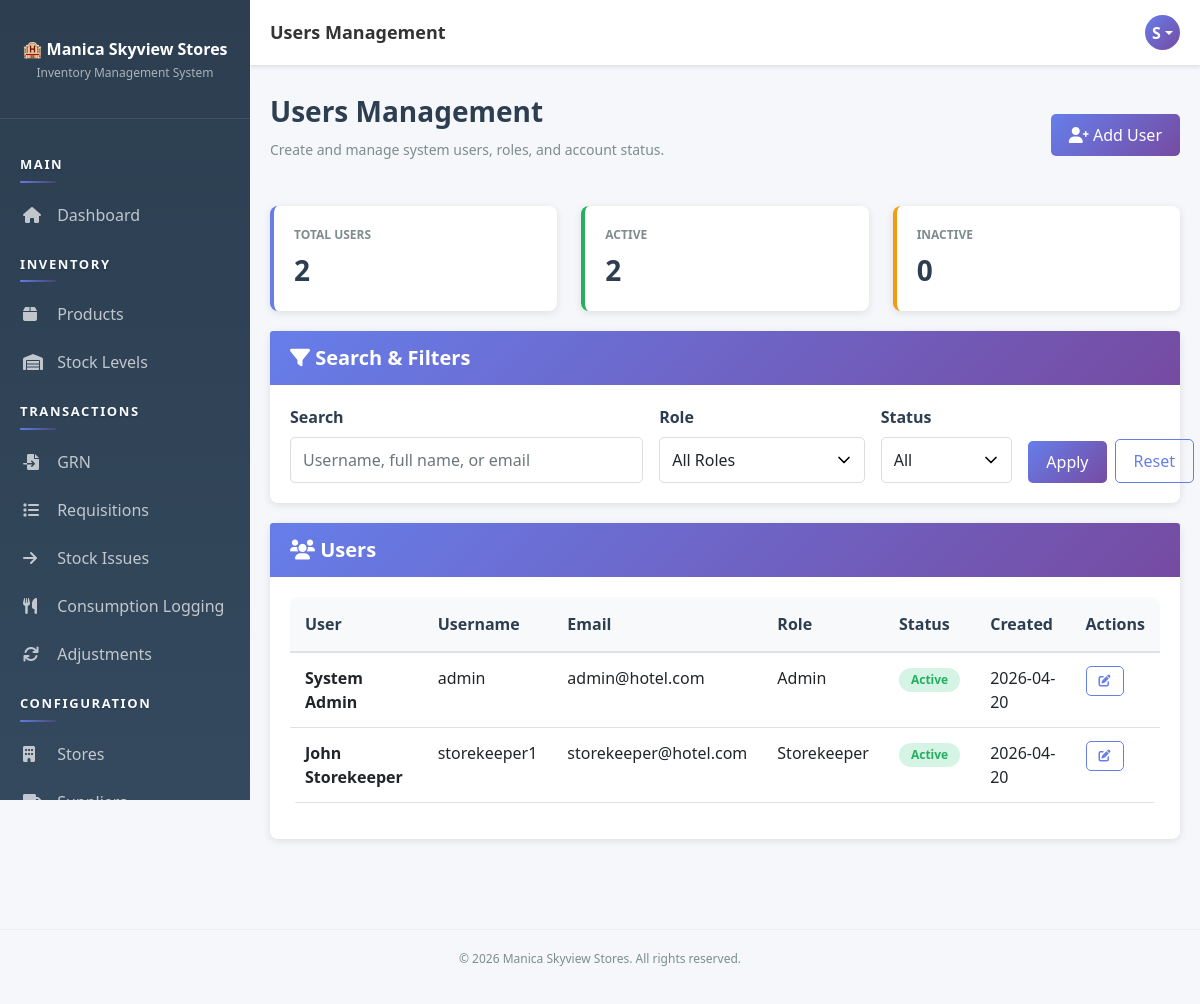
Before: /pages/users/index.php (signed in) with the older database file.
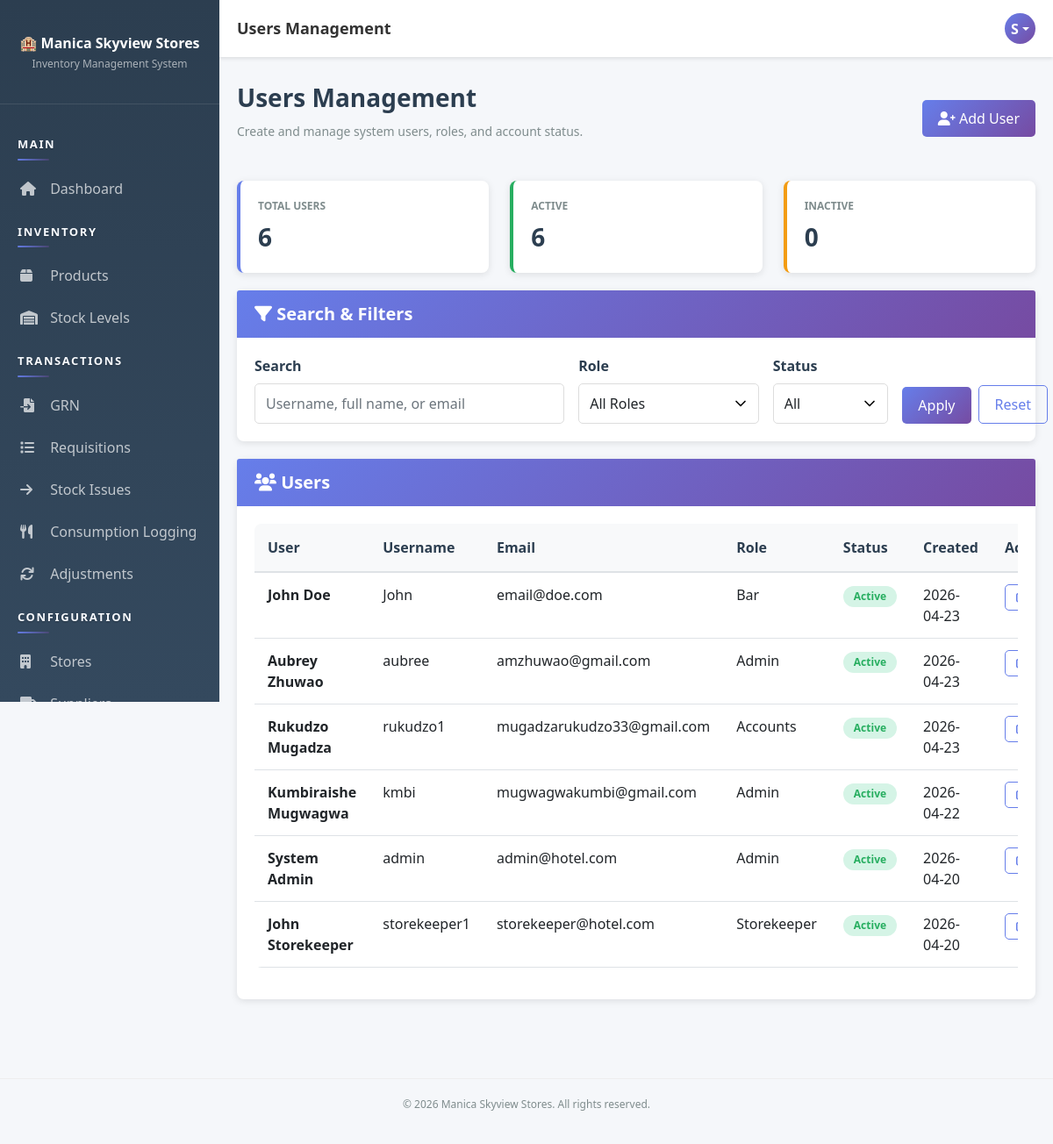
After: the same page with the newer database file.
### tables this page shows
CREATE TABLE `users` (
  `user_id` int(11) NOT NULL AUTO_INCREMENT,
  `username` varchar(50) NOT NULL,
  `email` varchar(100) NOT NULL,
  `password` varchar(255) NOT NULL,
  `full_name` varchar(100) NOT NULL,
  `role_id` int(11) NOT NULL,
  `status` enum('active','inactive') DEFAULT 'active',
  `created_at` timestamp NOT NULL DEFAULT current_timestamp(),
  `updated_at` timestamp NOT NULL DEFAULT current_timestamp() ON UPDATE current_timestamp(),
  PRIMARY KEY (`user_id`),
  UNIQUE KEY `username` (`username`),
  UNIQUE KEY `email` (`email`),
  KEY `role_id` (`role_id`),
  CONSTRAINT `users_ibfk_1` FOREIGN KEY (`role_id`) REFERENCES `roles` (`role_id`)
);

CREATE TABLE `roles` (
  `role_id` int(11) NOT NULL AUTO_INCREMENT,
  `role_name` varchar(50) NOT NULL,
  `description` text DEFAULT NULL,
  `created_at` timestamp NOT NULL DEFAULT current_timestamp(),
  PRIMARY KEY (`role_id`),
  UNIQUE KEY `role_name` (`role_name`)
);

### app/bootstrap.php (called while the page is built, shortened)
<?php
function autoload($class) {
    $paths = [
        __DIR__ . '/helpers/' . $class . '.php',
        __DIR__ . '/models/' . $class . '.php',
        __DIR__ . '/controllers/' . $class . '.php'
    ];
    foreach ($paths as $path) {
        if (file_exists($path)) {
            return;
        }
    }
}
function isAuthenticated() {
    $auth = new Auth();
    return $auth->isLoggedIn() && $auth->checkSessionTimeout();
}
function getCurrentUser() {
    if (isAuthenticated()) {
        $db = Database::getInstance()->getConnection();
        $userId = $_SESSION['user_id'];
        $sql = "SELECT u.*, r.role_name FROM users u
                JOIN roles r ON u.role_id = r.role_id
                WHERE u.user_id = ?";
        $stmt = $db->prepare($sql);
        $stmt->bind_param('i', $userId);
        $stmt->execute();
        return $stmt->get_result()->fetch_assoc();
    }
    return null;
}
function formatDate($date, $format = 'Y-m-d H:i:s') {
    return date($format, strtotime($date));
}
function getDefaultRolePermissions() {
    return [
        'Admin' => ['*'],
        'Storekeeper' => [
            'dashboard.view', 'products.*', 'stores.view', 'stores.create', 'stores.edit', 'departments.view', 'departments.create', 'departments.edit', 'categories.view', 'categories.create', 'categories.edit', 'suppliers.*', 'stock.view',
            'grn.*', 'requisition.view', 'requisition.create',
            'stock-issues.*', 'adjustments.view', 'adjustments.create', 'reports.view'
        ],
        'Manager' => [
            'dashboard.view', 'stores.view', 'stores.create', 'stores.edit', 'departments.view', 'departments.create', 'departments.edit', 'categories.view', 'categories.create', 'categories.edit', 'stock.view', 'grn.view', 'grn.verify',
            'requisition.view', 'requisition.approve', 'requisition.reject',
            'stock-issues.view', 'stock-issues.create', 'adjustments.view', 'adjustments.create', 'adjustments.approve', 'reports.view', 'audit.view', 'settings.view'
        ],
        'Accounts' => ['dashboard.view', 'stores.view', 'departments.view', 'categories.view', 'stock.view', 'adjustments.view', 'reports.view'],
        'Kitchen' => ['dashboard.view', 'stock.view', 'requisition.view', 'requisition.create'],
        'Bar' => ['dashboard.view', 'stock.view', 'requisition.view', 'requisition.create'],
        'Housekeeping' => ['dashboard.view', 'stock.view', 'requisition.view', 'requisition.create'],
        'Maintenance' => ['dashboard.view', 'stock.view', 'requisition.view', 'requisition.create']
    ];
}
function getRolePermissionOverrides() {
    $overrides = [];
    try {
        $db = Database::getInstance()->getConnection();
        $result = $db->query("SELECT role_name, permission, is_allowed FROM role_permission_overrides");
    } catch (Throwable $e) {
        if (APP_DEBUG) {
            error_log('Permission override read warning: ' . $e->getMessage());
        }
    }
    return $overrides;
}
function getRolePermissions() {
    $defaults = getDefaultRolePermissions();
    $overrides = getRolePermissionOverrides();
    foreach ($defaults as $role => $permissions) {
        $allow = $overrides[$role]['allow'] ?? [];
        $effective = array_values(array_unique(array_merge($permissions, $allow)));
        $defaults[$role] = $effective;
    }
    return $defaults;
}
function can($permission) {
    $user = getCurrentUser();
    $role = $user['role_name'] ?? '';
    $overrides = getRolePermissionOverrides();
    $denied = $overrides[$role]['deny'] ?? [];
    $parts = explode('.', $permission, 2);
    if (count($parts) === 2) {
        $moduleWildcard = $parts[0] . '.*';
    }
    $matrix = getRolePermissions();
    $granted = $matrix[$role] ?? [];
    if (in_array('*', $granted, true)) {
        return true;
    }
    return false;
}

### app/helpers/Database.php (called while the page is built, shortened)
<?php
class Database {
    private static $instance = null;
    private $connection = null;
    private function __construct() {
        try {
            $this->connection = new mysqli(DB_HOST, DB_USER, DB_PASS, DB_NAME);
            $this->connection->set_charset('utf8mb4');
        } catch (Exception $e) {
            die('Error: ' . $e->getMessage());
        }
    }
    public static function getInstance() {
        if (self::$instance === null) {
            self::$instance = new Database();
        }
        return self::$instance;
    }
    public function getConnection() {
        return $this->connection;
    }
}

### app/helpers/Auth.php (called while the page is built, shortened)
<?php
class Auth {
    public function __construct() {
        $this->db = Database::getInstance()->getConnection();
    }
    private function ensurePasswordResetTable() {
        $sql = "CREATE TABLE IF NOT EXISTS password_reset_tokens (
            token_id INT PRIMARY KEY AUTO_INCREMENT,
            user_id INT NOT NULL,
            token_hash VARCHAR(64) NOT NULL,
            expires_at DATETIME NOT NULL,
            used_at DATETIME NULL,
            created_at TIMESTAMP DEFAULT CURRENT_TIMESTAMP,
            FOREIGN KEY (user_id) REFERENCES users(user_id) ON DELETE CASCADE,
            INDEX idx_reset_token_hash (token_hash),
            INDEX idx_reset_token_user (user_id),
            INDEX idx_reset_token_expires (expires_at)
        )";
    }
    public function isLoggedIn() {
        return isset($_SESSION['user_id']);
    }
    public function checkSessionTimeout() {
        return true;
    }
}

### app/controllers/Controller.php (called while the page is built, shortened)
<?php
class Controller {
    protected $db;
    public function __construct() {
        $this->db = Database::getInstance()->getConnection();
        $this->loadCurrentUser();
    }
    protected function loadCurrentUser() {
        if (isset($_SESSION['user_id'])) {
            $sql = "SELECT u.*, r.role_name FROM users u
                    JOIN roles r ON u.role_id = r.role_id
                    WHERE u.user_id = ?";
            $stmt = $this->db->prepare($sql);
            $stmt->bind_param('i', $_SESSION['user_id']);
            $stmt->execute();
            $this->currentUser = $stmt->get_result()->fetch_assoc();
        }
    }
}

### app/controllers/UserController.php (called while the page is built, shortened)
<?php
class UserController extends Controller {
    public function __construct() {
        parent::__construct();
    }
    public function getUsers($filters = []) {
        $sql = "
            SELECT u.user_id, u.username, u.email, u.full_name, u.status, u.created_at, r.role_name
            FROM users u
            JOIN roles r ON u.role_id = r.role_id
            WHERE 1 = 1
        ";
        $types = '';
        $status = $filters['status'] ?? 'all';
        $sql .= " ORDER BY u.created_at DESC";
        $stmt = $this->db->prepare($sql);
        $stmt->execute();
        return $stmt->get_result()->fetch_all(MYSQLI_ASSOC);
    }
    public function getStats() {
        $stats = ['total' => 0, 'active' => 0, 'inactive' => 0];
        $result = $this->db->query("SELECT status, COUNT(*) AS c FROM users GROUP BY status");
        while ($row = $result->fetch_assoc()) {
            if ($row['status'] === 'active') {
                $stats['active'] = (int)$row['c'];
            }
            $stats['total'] += (int)$row['c'];
        }
        return $stats;
    }
}

### pages/users/index.php (the view, shortened to what the changed rows need)
<?php
require_once __DIR__ . '/../../app/bootstrap.php';
$controller = new UserController();
$filters = [
    'q' => trim($_GET['q'] ?? ''),
    'role_id' => $_GET['role_id'] ?? '',
    'status' => $_GET['status'] ?? 'all'
];
$users = $controller->getUsers($filters);
$stats = $controller->getStats();
include __DIR__ . '/../../app/views/layout-header.php';
?>
<div class="page-header d-flex justify-content-between align-items-center">
    <div>
        <h1>Users Management</h1>
    </div>
</div>
<div class="row">
    <div class="col-md-4">
        <div class="stat-card">
            <div class="stat-label">Total Users</div>
            <div class="stat-value"><?php echo (int)$stats['total']; ?></div>
        </div>
    </div>
    <div class="col-md-4">
        <div class="stat-card success">
            <div class="stat-label">Active</div>
            <div class="stat-value"><?php echo (int)$stats['active']; ?></div>
        </div>
    </div>
</div>
<div class="card">
    <div class="card-body">
        <?php if (!empty($users)): ?>
            <div class="table-responsive">
                <table class="table table-sm">
                    <thead>
                        <tr>
                            <th>User</th>
                            <th>Username</th>
                            <th>Email</th>
                            <th>Role</th>
                            <th>Status</th>
                            <th>Created</th>
                            <th>Actions</th>
                        </tr>
                    </thead>
                    <tbody>
                        <?php foreach ($users as $user): ?>
                            <tr>
                                <td><strong><?php echo htmlspecialchars($user['full_name']); ?></strong></td>
                                <td><?php echo htmlspecialchars($user['username']); ?></td>
                                <td><?php echo htmlspecialchars($user['email']); ?></td>
                                <td><?php echo htmlspecialchars($user['role_name']); ?></td>
                                <td>
                                    <span class="badge badge-<?php echo $user['status'] === 'active' ? 'success' : 'warning'; ?>">
                                        <?php echo htmlspecialchars(ucfirst($user['status'])); ?>
                                    </span>
                                </td>
                                <td><?php echo htmlspecialchars(formatDate($user['created_at'], 'Y-m-d')); ?></td>
                                <td>
                                    <?php if (can('users.edit')): ?>
                                        <a class="btn btn-sm btn-outline-primary" href="<?php echo SITE_URL; ?>pages/users/edit.php?id=<?php echo (int)$user['user_id']; ?>">
                                            <i class="fas fa-edit"></i>
                                        </a>
                                    <?php else: ?>
                                        <span class="text-muted">-</span>
                                    <?php endif; ?>
                                </td>
                            </tr>
                        <?php endforeach; ?>
                    </tbody>
                </table>
            </div>
        <?php else: ?>
            <div class="alert alert-info mb-0">No users found for the selected filters.</div>
        <?php endif; ?>
    </div>
</div>
<?php include __DIR__ . '/../../app/views/layout-footer.php'; ?>

### app/views/layout-header.php (shortened to what the changed rows need)
<!DOCTYPE html>
<html lang="en">
<head>
    <link href="https://cdn.jsdelivr.net/npm/bootstrap@5.1.3/dist/css/bootstrap.min.css" rel="stylesheet">
    <link rel="stylesheet" href="https://cdnjs.cloudflare.com/ajax/libs/font-awesome/6.0.0/css/all.min.css">
    <link href="<?php echo SITE_URL; ?>public/css/style.css" rel="stylesheet">
</head>
<body>
    <div class="topbar">
        <div class="topbar-right">
            <div class="user-profile dropdown">
                <div class="user-avatar dropdown-toggle" role="button" data-bs-toggle="dropdown" aria-expanded="false">
                    <?php
                    $user = getCurrentUser();
                    if ($user) {
                        echo strtoupper(substr($user['full_name'], 0, 1));
                    }
                    ?>
                </div>
            </div>
        </div>
    </div>
    <div class="main-content">

Changed rows visible on the page:
added users: full_name "John Doe", username "John", email "email@doe.com", role.role_name "Bar", status "Active", created_at "2026-04-23"
added users: full_name "Aubrey Zhuwao", username "aubree", email "amzhuwao@gmail.com", role.role_name "Admin", status "Active", created_at "2026-04-23"
added users: full_name "Rukudzo Mugadza", username "rukudzo1", email "mugadzarukudzo33@gmail.com", role.role_name "Accounts", status "Active", created_at "2026-04-23"
added users: full_name "Kumbiraishe Mugwagwa", username "kmbi", email "mugwagwakumbi@gmail.com", role.role_name "Admin", status "Active", created_at "2026-04-22"
Other visible differences:
$stats['total']: "2" → "6"
$stats['active']: "2" → "6"
